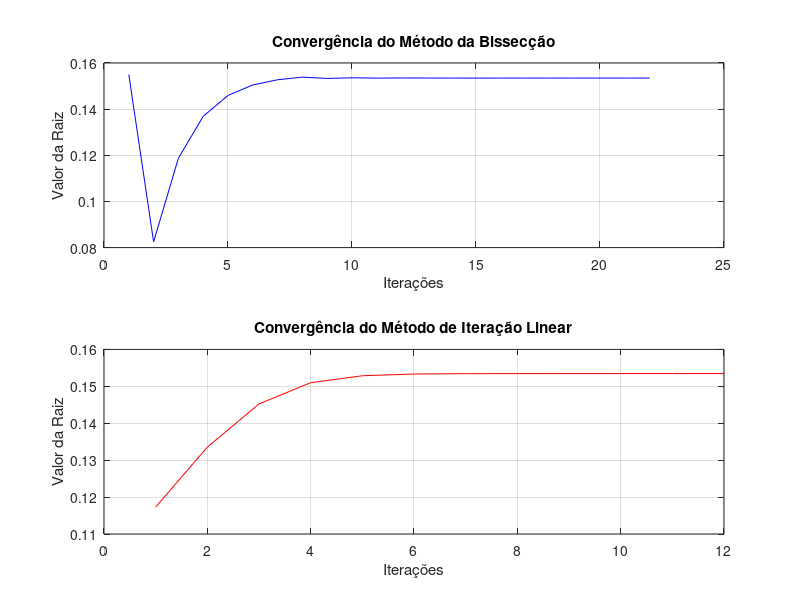

The MATLAB source for this figure:
function lista5Questao1()
    P = 35000; % Valor de P
    A = 8500;  % Valor de A
    n = 7;     % Número de períodos

    f = @(i) (P * ((i * (1 + i).^n) / ((1 + i).^n - 1)) - A);

    % Definir limites e tolerância
    a = 0.01; % Limite inferior
    b = 0.3;  % Limite superior
    Es = 5e-5; % Tolerância

    % Executar o método da bissecção
    fprintf("Método da Bissecção:\n");
    [rootBisseccao, itBisseccao, valoresBisseccao] = metodoBisseccao(f, a, b, Es);

    % Verifica se o método da bissecção retornou valores válidos
    if isempty(rootBisseccao)
        disp("Erro no método da bissecção.");
        return;
    end

    % Executar o método de iteração linear
    fprintf("\nMétodo de Iteração Linear:\n");
    [rootIteracaoLinear, itIteracaoLinear, valoresIteracaoLinear] = metodoIteracaoLinear(f, P, A, n, Es);

    % Verifica se o método de iteração linear retornou valores válidos
    if isempty(rootIteracaoLinear)
        disp("Erro no método de iteração linear.");
        return;
    end

    % Criar tabela comparativa
    criar_tabela(itBisseccao, rootBisseccao, itIteracaoLinear, rootIteracaoLinear);

    % Criar gráficos de convergência
    criar_graficos(itBisseccao, valoresBisseccao, itIteracaoLinear, valoresIteracaoLinear);
endfunction

function [r, it, valores] = metodoBisseccao(f, a, b, Es)
    Ea = Inf; % Erro absoluto inicial
    r = NaN;  % Inicializa como NaN para evitar erros
    it = 0;   % Contador de iterações
    n = 30;   % Número máximo de iterações
    valores = []; % Armazena os valores de r

    if (f(a) * f(b) > 0)
        disp("Erro: não há mudança de sinal!");
        return;
    end

    while (it < n)
        rPrevio = r;
        r = (a + b) / 2; % Cálculo do ponto médio
        valores = [valores; r]; % Armazena o valor atual

        if it > 0
            Ea = calcularErroEstimativa(r, rPrevio);
        end

        fprintf('Iteração %d: a = %f, b = %f, r = %f, f(r) = %f, Aproximado = %f\n', ...
                it + 1, a, b, r, f(r), Ea);

        % Verificação da convergência
        if (Ea <= Es)
            fprintf("Raiz encontrada: %f\n", r);
            it = it + 1;  % Incrementa apenas se a raiz for encontrada
            return;  % Retorna a raiz encontrada
        end

        it = it + 1; % Incrementa o contador de iterações

        if (f(a) * f(r) < 0)
            b = r; % Atualiza o limite superior
        else
            a = r; % Atualiza o limite inferior
        end
    endwhile

    % Se o loop terminar sem encontrar uma raiz, retorna NaN
    r = NaN;
endfunction

function [r, it, valores] = metodoIteracaoLinear(f, P, A, n, Es)
    Ea = Inf;  % Erro absoluto inicial
    it = 0;    % Contador de iterações
    nIter = 20; % Número máximo de iterações
    xr = 0.1;  % Aproximação inicial
    valores = []; % Armazena os valores de xr

    g = @(i) i - f(i) / (P * (1 + i)^n / (((1 + i)^n - 1)^2)); % Estimativa de derivada

    while (it < nIter)
        xrPrevio = xr; % Armazena o valor anterior de xr
        xr = g(xrPrevio); % Cálculo da nova aproximação
        it = it + 1; % Incrementa o contador de iterações

        % Cálculo do erro
        if (xrPrevio != 0)
            Ea = calcularErroEstimativa(xr, xrPrevio);
        end

        valores = [valores; xr]; % Armazena o valor atual

        fprintf('Iteração %d: xr = %f, f(xr) = %f, Ea = %f\n', ...
                it, xr, f(xr), Ea);

        % Verificação da convergência
        if (Ea < Es)
            fprintf("Raiz encontrada: %f\n", xr);
            r = xr; % Atribui r como a raiz encontrada
            return; % Encerra a função se a raiz for encontrada
        end
    endwhile

    % Se o loop terminar sem encontrar uma raiz, retorna NaN
    r = NaN;
endfunction

function Ea = calcularErroEstimativa(resultadoAtual, resultadoPrev)
    if resultadoPrev == Inf
        Ea = Inf; % Se o valor anterior for infinito, o erro é infinito
    else
        Ea = abs((resultadoAtual - resultadoPrev) / resultadoAtual) * 100; % Calcula o erro percentual
    end
endfunction

function criar_tabela(itBisseccao, rootBisseccao, itIteracaoLinear, rootIteracaoLinear)
    fprintf("\nTabela Comparativa:\n");
    fprintf("%-20s %-20s %-20s\n", "Método", "Número de Iterações", "Resultado Final");
    fprintf("%-20s %-20d %-20f\n", "Bissecção", itBisseccao, rootBisseccao);
    fprintf("%-20s %-20d %-20f\n", "Iteração Linear", itIteracaoLinear, rootIteracaoLinear);
endfunction

function criar_graficos(itBisseccao, valoresBisseccao, itIteracaoLinear, valoresIteracaoLinear)
    figure;

    % Gráfico para Bissecção
    subplot(2, 1, 1);
    plot(1:length(valoresBisseccao), valoresBisseccao, 'b-');
    title('Convergência do Método da Bissecção');
    xlabel('Iterações');
    ylabel('Valor da Raiz');
    grid on;

    % Gráfico para Iteração Linear
    subplot(2, 1, 2);
    plot(1:length(valoresIteracaoLinear), valoresIteracaoLinear, 'r-');
    title('Convergência do Método de Iteração Linear');
    xlabel('Iterações');
    ylabel('Valor da Raiz');
    grid on;

    % Salvar gráficos
    saveas(gcf, 'convergencia_metodos_bisseccao_iteracao_linear.png');
endfunction

% Chama a função principal
lista5Questao1();

